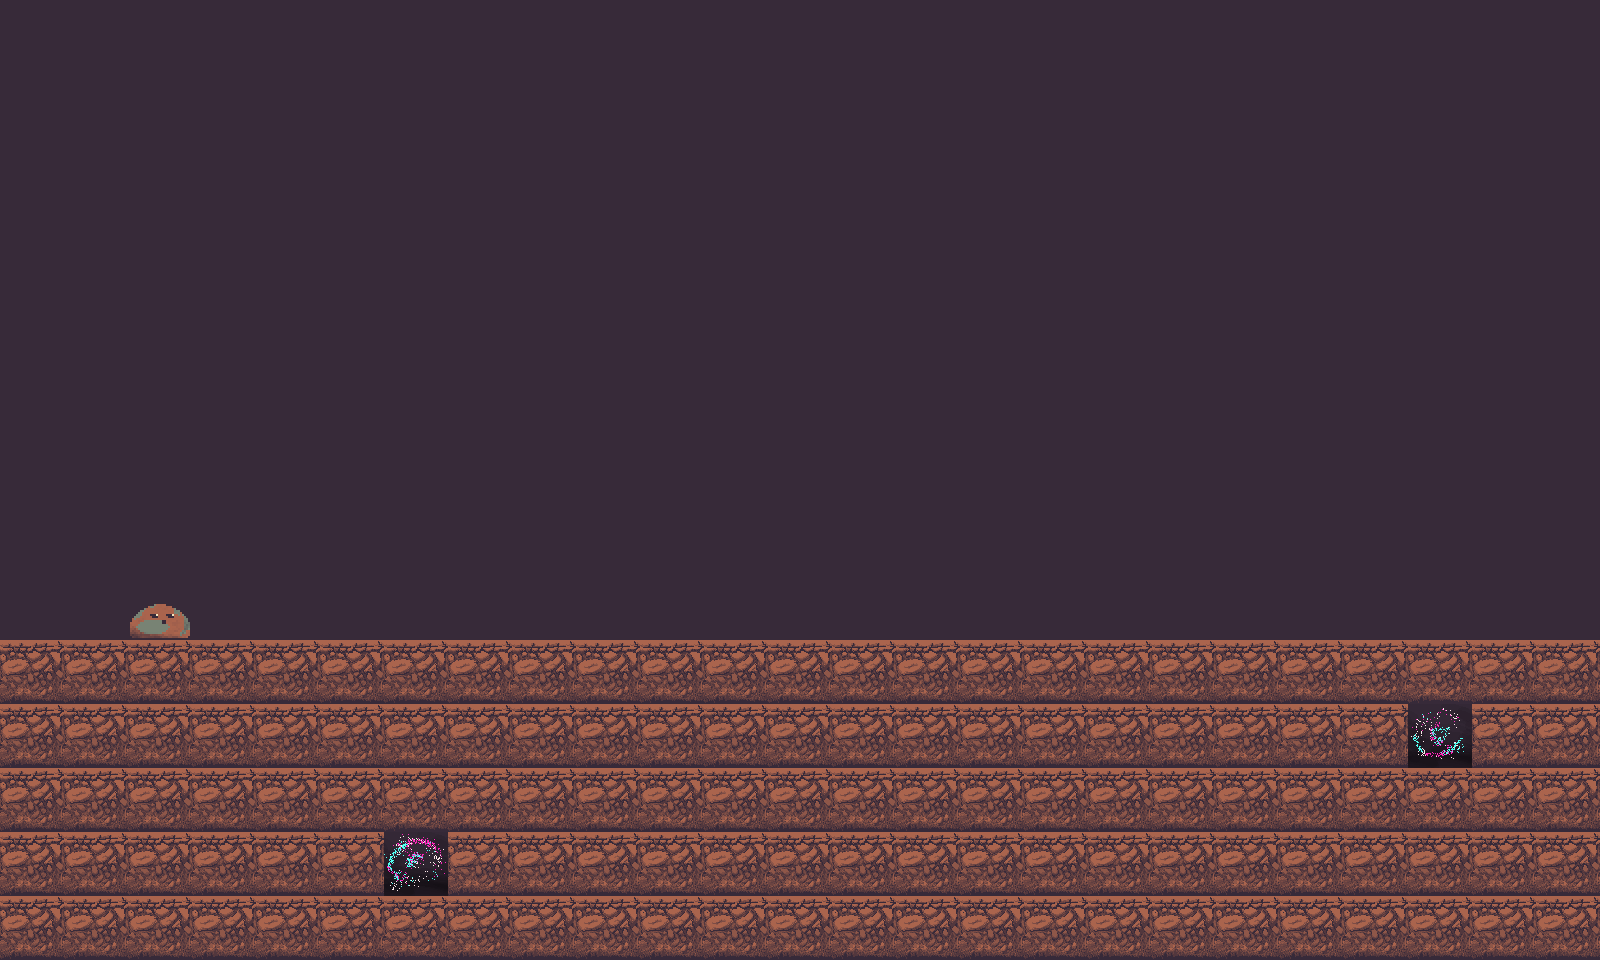

Below is a game level as drawn by its tile map, then a one-line description and the .tmx file that defines it, in full:
An orthogonal 25x15 tile map with 64x64 px tiles, 3 tile layers (Map, Background, Player), 4 tilesets.

<map version="1.10" tiledversion="1.10.2" orientation="orthogonal" renderorder="right-down" width="25" height="15" tilewidth="64" tileheight="64" infinite="0" nextlayerid="4" nextobjectid="1">
 <properties>
  <property name="Minimum Spread Delay" value="0.01" />
  <property name="Spread Rate" value="0.5" />
 </properties>
 <tileset firstgid="1" name="Player" tilewidth="64" tileheight="64" tilecount="1" columns="0">
  <grid orientation="orthogonal" width="1" height="1" />
  <tile id="0">
   <image width="64" height="64" source="../../player/idle/idle01.png" />
  </tile>
 </tileset>
 <tileset firstgid="2" name="Dark Matter" class="source" tilewidth="64" tileheight="64" tilecount="4" columns="0">
  <grid orientation="orthogonal" width="1" height="1" />
  <tile id="0" type="source">
   <image width="64" height="64" source="../../blocks/dark_matter_source/dark_matter_source1.png" />
  </tile>
  <tile id="1" type="source">
   <image width="64" height="64" source="../../blocks/dark_matter_source/dark_matter_source2.png" />
  </tile>
  <tile id="2" type="source">
   <image width="64" height="64" source="../../blocks/dark_matter_source/dark_matter_source3.png" />
  </tile>
  <tile id="3" type="source">
   <image width="64" height="64" source="../../blocks/dark_matter_source/dark_matter_source4.png" />
  </tile>
 </tileset>
 <tileset firstgid="6" name="Blocks" class="solid" tilewidth="192" tileheight="192" tilecount="13" columns="0">
  <grid orientation="orthogonal" width="1" height="1" />
  <tile id="0">
   <image width="192" height="192" source="../../blocks/permanent_blocks/combined_tiles.png" />
  </tile>
  <tile id="1" type="solid">
   <image width="64" height="64" source="../../blocks/permanent_blocks/connector_tile_bottomleft.png" />
  </tile>
  <tile id="2" type="solid">
   <image width="64" height="64" source="../../blocks/permanent_blocks/connector_tile_bottomright.png" />
  </tile>
  <tile id="3" type="solid">
   <image width="64" height="64" source="../../blocks/permanent_blocks/connector_tile_upleft.png" />
  </tile>
  <tile id="4" type="solid">
   <image width="64" height="64" source="../../blocks/permanent_blocks/connector_tile_upright.png" />
  </tile>
  <tile id="5" type="solid">
   <image width="64" height="64" source="../../blocks/permanent_blocks/tiles_bottomleft.png" />
  </tile>
  <tile id="6" type="solid">
   <image width="64" height="64" source="../../blocks/permanent_blocks/tiles_bottomright.png" />
  </tile>
  <tile id="7" type="solid">
   <image width="64" height="64" source="../../blocks/permanent_blocks/tiles_inverted.png" />
  </tile>
  <tile id="8" type="solid">
   <image width="64" height="64" source="../../blocks/permanent_blocks/tiles_topleft.png" />
  </tile>
  <tile id="9" type="solid">
   <image width="64" height="64" source="../../blocks/permanent_blocks/tiles_topright.png" />
  </tile>
  <tile id="10" type="solid">
   <image width="64" height="64" source="../../blocks/permanent_blocks/tiles_vertical_left.png" />
  </tile>
  <tile id="11" type="solid">
   <image width="64" height="64" source="../../blocks/permanent_blocks/tiles_vertical_right.png" />
  </tile>
  <tile id="12" type="solid">
   <image width="64" height="64" source="../../blocks/permanent_blocks/tiles.png" />
  </tile>
 </tileset>
 <tileset firstgid="19" name="Background" tilewidth="64" tileheight="64" tilecount="4" columns="0">
  <grid orientation="orthogonal" width="1" height="1" />
  <tile id="0">
   <image width="64" height="64" source="../../blocks/permanent_blocks/bg.png" />
  </tile>
  <tile id="1">
   <image width="64" height="64" source="../../blocks/cave_wall/cave_wall.png" />
  </tile>
  <tile id="2">
   <image width="64" height="64" source="../../blocks/air_blocks/air_block_alt.png" />
  </tile>
  <tile id="3">
   <image width="64" height="64" source="../../blocks/air_blocks/air_block.png" />
  </tile>
 </tileset>
 <layer id="3" name="Map" width="25" height="15">
  <data encoding="csv">
0,0,0,0,0,0,0,0,0,0,0,0,0,0,0,0,0,0,0,0,0,0,0,0,0,
0,0,0,0,0,0,0,0,0,0,0,0,0,0,0,0,0,0,0,0,0,0,0,0,0,
0,0,0,0,0,0,0,0,0,0,0,0,0,0,0,0,0,0,0,0,0,0,0,0,0,
0,0,0,0,0,0,0,0,0,0,0,0,0,0,0,0,0,0,0,0,0,0,0,0,0,
0,0,0,0,0,0,0,0,0,0,0,0,0,0,0,0,0,0,0,0,0,0,0,0,0,
0,0,0,0,0,0,0,0,0,0,0,0,0,0,0,0,0,0,0,0,0,0,0,0,0,
0,0,0,0,0,0,0,0,0,0,0,0,0,0,0,0,0,0,0,0,0,0,0,0,0,
0,0,0,0,0,0,0,0,0,0,0,0,0,0,0,0,0,0,0,0,0,0,0,0,0,
0,0,0,0,0,0,0,0,0,0,0,0,0,0,0,0,0,0,0,0,0,0,0,0,0,
0,0,0,0,0,0,0,0,0,0,0,0,0,0,0,0,0,0,0,0,0,0,0,0,0,
18,18,18,18,18,18,18,18,18,18,18,18,18,18,18,18,18,18,18,18,18,18,18,18,18,
18,18,18,18,18,18,18,18,18,18,18,18,18,18,18,18,18,18,18,18,18,18,5,18,18,
18,18,18,18,18,18,18,18,18,18,18,18,18,18,18,18,18,18,18,18,18,18,18,18,18,
18,18,18,18,18,18,2,18,18,18,18,18,18,18,18,18,18,18,18,18,18,18,18,18,18,
18,18,18,18,18,18,18,18,18,18,18,18,18,18,18,18,18,18,18,18,18,18,18,18,18
</data>
 </layer>
 <layer id="2" name="Background" width="25" height="15">
  <data encoding="csv">
19,19,19,19,19,19,19,19,19,19,19,19,19,19,19,19,19,19,19,19,19,19,19,19,19,
19,19,19,19,19,19,19,19,19,19,19,19,19,19,19,19,19,19,19,19,19,19,19,19,19,
19,19,19,19,19,19,19,19,19,19,19,19,19,19,19,19,19,19,19,19,19,19,19,19,19,
19,19,19,19,19,19,19,19,19,19,19,19,19,19,19,19,19,19,19,19,19,19,19,19,19,
19,19,19,19,19,19,19,19,19,19,19,19,19,19,19,19,19,19,19,19,19,19,19,19,19,
19,19,19,19,19,19,19,19,19,19,19,19,19,19,19,19,19,19,19,19,19,19,19,19,19,
19,19,19,19,19,19,19,19,19,19,19,19,19,19,19,19,19,19,19,19,19,19,19,19,19,
19,19,19,19,19,19,19,19,19,19,19,19,19,19,19,19,19,19,19,19,19,19,19,19,19,
19,19,19,19,19,19,19,19,19,19,19,19,19,19,19,19,19,19,19,19,19,19,19,19,19,
19,19,19,19,19,19,19,19,19,19,19,19,19,19,19,19,19,19,19,19,19,19,19,19,19,
0,0,0,0,0,0,0,0,0,0,0,0,0,0,0,0,0,0,0,0,0,0,0,0,0,
0,0,0,0,0,0,0,0,0,0,0,0,0,0,0,0,0,0,0,0,0,0,0,0,0,
0,0,0,0,0,0,0,0,0,0,0,0,0,0,0,0,0,0,0,0,0,0,0,0,0,
0,0,0,0,0,0,0,0,0,0,0,0,0,0,0,0,0,0,0,0,0,0,0,0,0,
0,0,0,0,0,0,0,0,0,0,0,0,0,0,0,0,0,0,0,0,0,0,0,0,0
</data>
 </layer>
 <layer id="1" name="Player" width="25" height="15">
  <data encoding="csv">
0,0,0,0,0,0,0,0,0,0,0,0,0,0,0,0,0,0,0,0,0,0,0,0,0,
0,0,0,0,0,0,0,0,0,0,0,0,0,0,0,0,0,0,0,0,0,0,0,0,0,
0,0,0,0,0,0,0,0,0,0,0,0,0,0,0,0,0,0,0,0,0,0,0,0,0,
0,0,0,0,0,0,0,0,0,0,0,0,0,0,0,0,0,0,0,0,0,0,0,0,0,
0,0,0,0,0,0,0,0,0,0,0,0,0,0,0,0,0,0,0,0,0,0,0,0,0,
0,0,0,0,0,0,0,0,0,0,0,0,0,0,0,0,0,0,0,0,0,0,0,0,0,
0,0,0,0,0,0,0,0,0,0,0,0,0,0,0,0,0,0,0,0,0,0,0,0,0,
0,0,0,0,0,0,0,0,0,0,0,0,0,0,0,0,0,0,0,0,0,0,0,0,0,
0,0,0,0,0,0,0,0,0,0,0,0,0,0,0,0,0,0,0,0,0,0,0,0,0,
0,0,1,0,0,0,0,0,0,0,0,0,0,0,0,0,0,0,0,0,0,0,0,0,0,
0,0,0,0,0,0,0,0,0,0,0,0,0,0,0,0,0,0,0,0,0,0,0,0,0,
0,0,0,0,0,0,0,0,0,0,0,0,0,0,0,0,0,0,0,0,0,0,0,0,0,
0,0,0,0,0,0,0,0,0,0,0,0,0,0,0,0,0,0,0,0,0,0,0,0,0,
0,0,0,0,0,0,0,0,0,0,0,0,0,0,0,0,0,0,0,0,0,0,0,0,0,
0,0,0,0,0,0,0,0,0,0,0,0,0,0,0,0,0,0,0,0,0,0,0,0,0
</data>
 </layer>
</map>
